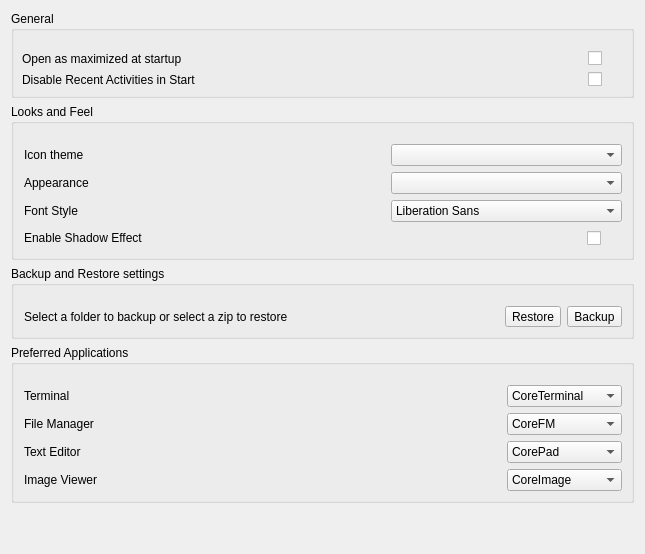
     <widget class="QWidget" name="pcorebox">
      <property name="accessibleName">
       <string>pages</string>
      </property>
      <property name="styleSheet">
       <string notr="true"/>
      </property>
      <layout class="QVBoxLayout" name="verticalLayout_4">
       <item>
        <widget class="QGroupBox" name="generalb">
         <property name="title">
          <string>General</string>
         </property>
         <layout class="QGridLayout" name="gridLayout_4">
          <property name="leftMargin">
           <number>8</number>
          </property>
          <property name="topMargin">
           <number>20</number>
          </property>
          <property name="rightMargin">
           <number>8</number>
          </property>
          <property name="bottomMargin">
           <number>8</number>
          </property>
          <property name="horizontalSpacing">
           <number>8</number>
          </property>
          <item row="0" column="2">
           <widget class="QCheckBox" name="isMaximized">
            <property name="maximumSize">
             <size>
              <width>35</width>
              <height>25</height>
             </size>
            </property>
            <property name="font">
             <font>
              <pointsize>11</pointsize>
             </font>
            </property>
            <property name="layoutDirection">
             <enum>Qt::LeftToRight</enum>
            </property>
            <property name="styleSheet">
             <string notr="true"/>
            </property>
            <property name="text">
             <string/>
            </property>
            <property name="iconSize">
             <size>
              <width>40</width>
              <height>40</height>
             </size>
            </property>
            <property name="checkable">
             <bool>true</bool>
            </property>
            <property name="checked">
             <bool>false</bool>
            </property>
           </widget>
          </item>
          <item row="0" column="0" colspan="2">
           <widget class="QLabel" name="label_3">
            <property name="text">
             <string>Open as maximized at startup</string>
            </property>
           </widget>
          </item>
          <item row="1" column="2">
           <widget class="QCheckBox" name="isRecentDisable">
            <property name="maximumSize">
             <size>
              <width>35</width>
              <height>25</height>
             </size>
            </property>
            <property name="text">
             <string/>
            </property>
            <property name="iconSize">
             <size>
              <width>40</width>
              <height>40</height>
             </size>
            </property>
            <property name="checkable">
             <bool>true</bool>
            </property>
           </widget>
          </item>
          <item row="1" column="0" colspan="2">
           <widget class="QLabel" name="label_9">
            <property name="text">
             <string>Disable Recent Activities in Start</string>
            </property>
           </widget>
          </item>
         </layout>
        </widget>
       </item>
       <item>
        <widget class="QGroupBox" name="lookfeel">
         <property name="title">
          <string>Looks and Feel</string>
         </property>
         <layout class="QGridLayout" name="gridLayout_6">
          <property name="leftMargin">
           <number>10</number>
          </property>
          <property name="topMargin">
           <number>20</number>
          </property>
          <item row="3" column="0">
           <widget class="QLabel" name="selectFont_3">
            <property name="text">
             <string>Enable Shadow Effect </string>
            </property>
           </widget>
          </item>
          <item row="1" column="0">
           <widget class="QLabel" name="label_10">
            <property name="text">
             <string>Appearance </string>
            </property>
           </widget>
          </item>
          <item row="1" column="2">
           <spacer name="horizontalSpacer_8">
            <property name="orientation">
             <enum>Qt::Horizontal</enum>
            </property>
            <property name="sizeHint" stdset="0">
             <size>
              <width>227</width>
              <height>20</height>
             </size>
            </property>
           </spacer>
          </item>
          <item row="2" column="0">
           <widget class="QLabel" name="selectFont_2">
            <property name="text">
             <string>Font Style </string>
            </property>
           </widget>
          </item>
          <item row="0" column="0">
           <widget class="QLabel" name="label_2">
            <property name="text">
             <string>Icon theme </string>
            </property>
           </widget>
          </item>
          <item row="0" column="2">
           <spacer name="horizontalSpacer_7">
            <property name="orientation">
             <enum>Qt::Horizontal</enum>
            </property>
            <property name="sizeType">
             <enum>QSizePolicy::Expanding</enum>
            </property>
            <property name="sizeHint" stdset="0">
             <size>
              <width>80</width>
              <height>20</height>
             </size>
            </property>
           </spacer>
          </item>
          <item row="3" column="4">
           <widget class="QCheckBox" name="addShadow">
            <property name="maximumSize">
             <size>
              <width>35</width>
              <height>25</height>
             </size>
            </property>
            <property name="text">
             <string/>
            </property>
           </widget>
          </item>
          <item row="3" column="1" colspan="3">
           <spacer name="horizontalSpacer_4">
            <property name="orientation">
             <enum>Qt::Horizontal</enum>
            </property>
            <property name="sizeHint" stdset="0">
             <size>
              <width>40</width>
              <height>20</height>
             </size>
            </property>
           </spacer>
          </item>
          <item row="2" column="3" colspan="2">
           <widget class="QFontComboBox" name="cmbFontStyle">
            <property name="editable">
             <bool>false</bool>
            </property>
            <property name="frame">
             <bool>true</bool>
            </property>
            <property name="fontFilters">
             <set>QFontComboBox::AllFonts</set>
            </property>
           </widget>
          </item>
          <item row="1" column="3" colspan="2">
           <widget class="QComboBox" name="cmbStyleTheme">
            <property name="sizePolicy">
             <sizepolicy hsizetype="Expanding" vsizetype="Preferred">
              <horstretch>0</horstretch>
              <verstretch>0</verstretch>
             </sizepolicy>
            </property>
            <property name="minimumSize">
             <size>
              <width>0</width>
              <height>0</height>
             </size>
            </property>
            <property name="styleSheet">
             <string notr="true"/>
            </property>
           </widget>
          </item>
          <item row="0" column="3" colspan="2">
           <widget class="QComboBox" name="cmbIconTheme">
            <property name="sizePolicy">
             <sizepolicy hsizetype="Expanding" vsizetype="Preferred">
              <horstretch>0</horstretch>
              <verstretch>0</verstretch>
             </sizepolicy>
            </property>
            <property name="minimumSize">
             <size>
              <width>0</width>
              <height>0</height>
             </size>
            </property>
            <property name="styleSheet">
             <string notr="true"/>
            </property>
           </widget>
          </item>
         </layout>
        </widget>
       </item>
       <item>
        <widget class="QGroupBox" name="backup">
         <property name="sizePolicy">
          <sizepolicy hsizetype="Preferred" vsizetype="Preferred">
           <horstretch>0</horstretch>
           <verstretch>0</verstretch>
          </sizepolicy>
         </property>
         <property name="title">
          <string>Backup and Restore settings</string>
         </property>
         <layout class="QHBoxLayout" name="horizontalLayout_6">
          <property name="leftMargin">
           <number>10</number>
          </property>
          <property name="topMargin">
           <number>20</number>
          </property>
          <item>
           <widget class="QLabel" name="label_6">
            <property name="text">
             <string>Select a folder to backup or select a zip to restore</string>
            </property>
           </widget>
          </item>
          <item>
           <spacer name="horizontalSpacer_6">
            <property name="orientation">
             <enum>Qt::Horizontal</enum>
            </property>
            <property name="sizeHint" stdset="0">
             <size>
              <width>40</width>
              <height>20</height>
             </size>
            </property>
           </spacer>
          </item>
          <item>
           <widget class="QToolButton" name="restore">
            <property name="text">
             <string>Restore</string>
            </property>
            <property name="toolButtonStyle">
             <enum>Qt::ToolButtonTextOnly</enum>
            </property>
           </widget>
          </item>
          <item>
           <widget class="QToolButton" name="backUp">
            <property name="text">
             <string>Backup</string>
            </property>
            <property name="toolButtonStyle">
             <enum>Qt::ToolButtonTextOnly</enum>
            </property>
           </widget>
          </item>
         </layout>
        </widget>
       </item>
       <item>
        <widget class="QGroupBox" name="terminalF">
         <property name="sizePolicy">
          <sizepolicy hsizetype="Preferred" vsizetype="Expanding">
           <horstretch>0</horstretch>
           <verstretch>0</verstretch>
          </sizepolicy>
         </property>
         <property name="maximumSize">
          <size>
           <width>16777215</width>
           <height>16777215</height>
          </size>
         </property>
         <property name="styleSheet">
          <string notr="true"/>
         </property>
         <property name="title">
          <string>Preferred Applications</string>
         </property>
         <property name="alignment">
          <set>Qt::AlignLeading|Qt::AlignLeft|Qt::AlignTop</set>
         </property>
         <layout class="QGridLayout" name="gridLayout_7">
          <property name="leftMargin">
           <number>10</number>
          </property>
          <property name="topMargin">
           <number>20</number>
          </property>
          <item row="2" column="2">
           <widget class="QComboBox" name="textEditor">
            <item>
             <property name="text">
              <string>CorePad</string>
             </property>
            </item>
            <item>
             <property name="text">
              <string>atom</string>
             </property>
            </item>
            <item>
             <property name="text">
              <string>gedit</string>
             </property>
            </item>
            <item>
             <property name="text">
              <string>mousepad</string>
             </property>
            </item>
            <item>
             <property name="text">
              <string>kate</string>
             </property>
            </item>
            <item>
             <property name="text">
              <string>kwrite</string>
             </property>
            </item>
            <item>
             <property name="text">
              <string>gedit</string>
             </property>
            </item>
            <item>
             <property name="text">
              <string>deepin-editor</string>
             </property>
            </item>
            <item>
             <property name="text">
              <string>leafpad</string>
             </property>
            </item>
            <item>
             <property name="text">
              <string>l3afpad</string>
             </property>
            </item>
            <item>
             <property name="text">
              <string>notepadqq</string>
             </property>
            </item>
            <item>
             <property name="text">
              <string>pluma</string>
             </property>
            </item>
           </widget>
          </item>
          <item row="1" column="0">
           <widget class="QLabel" name="label_21">
            <property name="text">
             <string>File Manager</string>
            </property>
           </widget>
          </item>
          <item row="1" column="2">
           <widget class="QComboBox" name="fileManger">
            <item>
             <property name="text">
              <string>CoreFM</string>
             </property>
            </item>
            <item>
             <property name="text">
              <string>dolphin</string>
             </property>
            </item>
            <item>
             <property name="text">
              <string>nemo</string>
             </property>
            </item>
            <item>
             <property name="text">
              <string>nautilus</string>
             </property>
            </item>
            <item>
             <property name="text">
              <string>newbreeze</string>
             </property>
            </item>
            <item>
             <property name="text">
              <string>pcmanfm</string>
             </property>
            </item>
            <item>
             <property name="text">
              <string>pcmanfm-qt</string>
             </property>
            </item>
            <item>
             <property name="text">
              <string>thunar</string>
             </property>
            </item>
           </widget>
          </item>
          <item row="0" column="2">
           <widget class="QComboBox" name="terminals">
            <property name="sizePolicy">
             <sizepolicy hsizetype="Preferred" vsizetype="Preferred">
              <horstretch>0</horstretch>
              <verstretch>0</verstretch>
             </sizepolicy>
            </property>
            <property name="currentIndex">
             <number>0</number>
            </property>
            <property name="frame">
             <bool>true</bool>
            </property>
            <item>
             <property name="text">
              <string>CoreTerminal</string>
             </property>
            </item>
            <item>
             <property name="text">
              <string>eterm</string>
             </property>
            </item>
            <item>
             <property name="text">
              <string>gnome-terminal</string>
             </property>
            </item>
            <item>
             <property name="text">
              <string>konsole</string>
             </property>
            </item>
            <item>
             <property name="text">
              <string>mate-terminal</string>
             </property>
            </item>
            <item>
             <property name="text">
              <string>lxterminal</string>
             </property>
            </item>
            <item>
             <property name="text">
              <string>rxvt</string>
             </property>
            </item>
            <item>
             <property name="text">
              <string>terminator</string>
             </property>
            </item>
            <item>
             <property name="text">
              <string>urxvt</string>
             </property>
            </item>
            <item>
             <property name="text">
              <string>uxterm</string>
             </property>
            </item>
            <item>
             <property name="text">
              <string>xterm</string>
             </property>
            </item>
            <item>
             <property name="text">
              <string>xfce4-terminal</string>
             </property>
            </item>
           </widget>
          </item>
          <item row="0" column="0">
           <widget class="QLabel" name="label">
            <property name="text">
             <string>Terminal </string>
            </property>
           </widget>
          </item>
          <item row="3" column="2">
           <widget class="QComboBox" name="imageViewer">
            <item>
             <property name="text">
              <string>CoreImage</string>
             </property>
            </item>
            <item>
             <property name="text">
              <string>eom</string>
             </property>
            </item>
            <item>
             <property name="text">
              <string>eog</string>
             </property>
            </item>
            <item>
             <property name="text">
              <string>gwenview</string>
             </property>
            </item>
            <item>
             <property name="text">
              <string>gpicview</string>
             </property>
            </item>
            <item>
             <property name="text">
              <string>lximage-qt</string>
             </property>
            </item>
            <item>
             <property name="text">
              <string>ristretto</string>
             </property>
            </item>
           </widget>
          </item>
          <item row="2" column="0">
           <widget class="QLabel" name="label_22">
            <property name="text">
             <string>Text Editor</string>
            </property>
           </widget>
          </item>
          <item row="3" column="0">
           <widget class="QLabel" name="label_23">
            <property name="text">
             <string>Image Viewer</string>
            </property>
           </widget>
          </item>
          <item row="0" column="1" rowspan="4">
           <spacer name="horizontalSpacer">
            <property name="orientation">
             <enum>Qt::Horizontal</enum>
            </property>
            <property name="sizeType">
             <enum>QSizePolicy::MinimumExpanding</enum>
            </property>
            <property name="sizeHint" stdset="0">
             <size>
              <width>300</width>
              <height>20</height>
             </size>
            </property>
           </spacer>
          </item>
         </layout>
        </widget>
       </item>
       <item>
        <spacer name="verticalSpacer_5">
         <property name="orientation">
          <enum>Qt::Vertical</enum>
         </property>
         <property name="sizeHint" stdset="0">
          <size>
           <width>20</width>
           <height>40</height>
          </size>
         </property>
        </spacer>
       </item>
      </layout>
     </widget>
